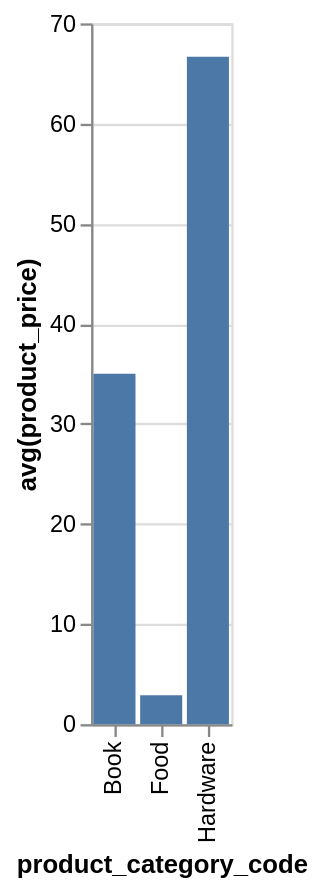

Specify this chart in Vega-Lite:
### Vega-Lite specification from a JSON file in a GitHub repository (floating-point values rounded to 4 significant figures)
{"data": {"values": [{"x_data": "Book", "y_data": 35}, {"x_data": "Food", "y_data": 2.88}, {"x_data": "Hardware", "y_data": 66.67}]}, "mark": "bar", "encoding": {"x": {"field": "x_data", "type": "nominal", "title": "product_category_code", "sort": "ascending"}, "y": {"field": "y_data", "type": "quantitative", "title": "avg(product_price)"}}}
